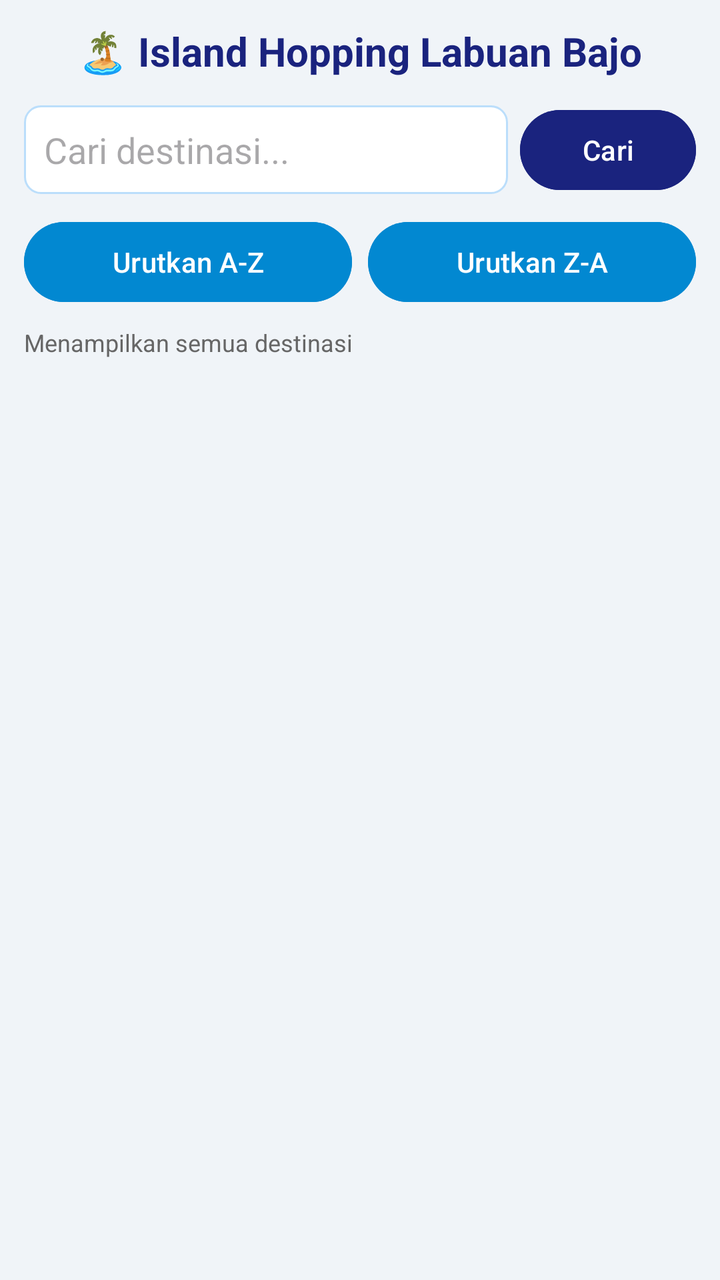
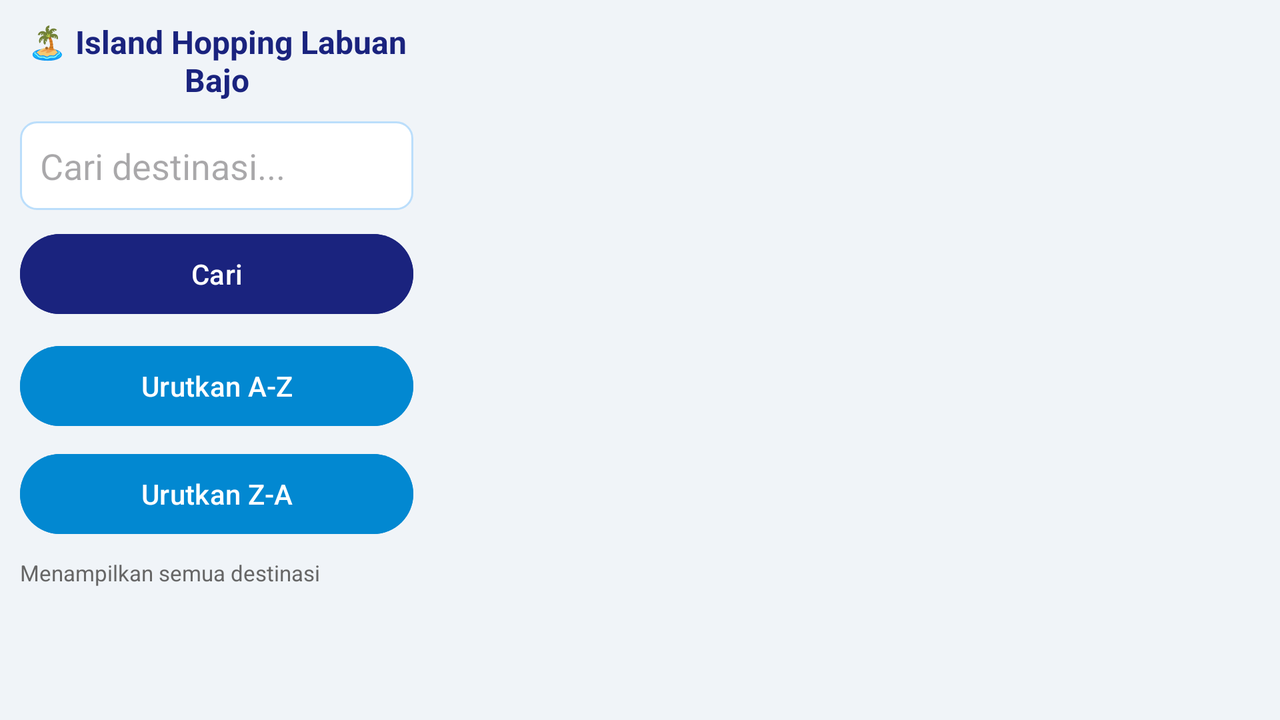

An Android layout and its configuration variant, each rendered on a device that would load it. The default file and the variant file are quoted in full after the pictures.
<!-- AndroidManifest.xml: application theme Theme.UAS_PEMROGAMANSELULER_42430024 -->
<!-- res/layout/activity_main.xml -->
<?xml version="1.0" encoding="utf-8"?>
<LinearLayout xmlns:android="http://schemas.android.com/apk/res/android"
    android:layout_width="match_parent"
    android:layout_height="match_parent"
    android:orientation="vertical"
    android:padding="12dp"
    android:background="#F0F4F8">

    <TextView
        android:layout_width="match_parent"
        android:layout_height="wrap_content"
        android:text="🏝️ Island Hopping Labuan Bajo"
        android:textSize="20sp"
        android:textStyle="bold"
        android:textColor="#1A237E"
        android:gravity="center"
        android:paddingBottom="12dp"/>

    <LinearLayout
        android:layout_width="match_parent"
        android:layout_height="wrap_content"
        android:orientation="horizontal"
        android:gravity="center_vertical"
        android:layout_marginBottom="8dp">

        <EditText
            android:id="@+id/etSearch"
            android:layout_width="0dp"
            android:layout_height="wrap_content"
            android:layout_weight="1"
            android:hint="Cari destinasi..."
            android:inputType="text"
            android:background="@drawable/bg_edittext"
            android:padding="10dp"/>

        <Button
            android:id="@+id/btnSearch"
            android:layout_width="wrap_content"
            android:layout_height="wrap_content"
            android:text="Cari"
            android:layout_marginStart="6dp"
            android:backgroundTint="#1A237E"/>
    </LinearLayout>

    <LinearLayout
        android:layout_width="match_parent"
        android:layout_height="wrap_content"
        android:orientation="horizontal"
        android:layout_marginBottom="8dp">

        <Button
            android:id="@+id/btnSortAZ"
            android:layout_width="0dp"
            android:layout_height="wrap_content"
            android:layout_weight="1"
            android:text="Urutkan A-Z"
            android:layout_marginEnd="4dp"
            android:backgroundTint="#0288D1"/>

        <Button
            android:id="@+id/btnSortZA"
            android:layout_width="0dp"
            android:layout_height="wrap_content"
            android:layout_weight="1"
            android:text="Urutkan Z-A"
            android:layout_marginStart="4dp"
            android:backgroundTint="#0288D1"/>
    </LinearLayout>

    <TextView
        android:id="@+id/tvStatus"
        android:layout_width="match_parent"
        android:layout_height="wrap_content"
        android:text="Menampilkan semua destinasi"
        android:textSize="12sp"
        android:textColor="#666666"
        android:paddingBottom="4dp"/>

    <androidx.recyclerview.widget.RecyclerView
        android:id="@+id/rvDestinations"
        android:layout_width="match_parent"
        android:layout_height="0dp"
        android:layout_weight="1"/>

</LinearLayout>
<!-- resources referenced by this layout -->
<resources>
  <!-- drawable bg_edittext (drawable) -->
  <?xml version="1.0" encoding="utf-8"?>
  <shape xmlns:android="http://schemas.android.com/apk/res/android">
      <solid android:color="#FFFFFF"/>
      <corners android:radius="8dp"/>
      <stroke android:width="1dp" android:color="#BBDEFB"/>
  </shape>
  <style name="Theme.UAS_PEMROGAMANSELULER_42430024" parent="Base.Theme.UAS_PEMROGAMANSELULER_42430024" />
  <style name="Base.Theme.UAS_PEMROGAMANSELULER_42430024" parent="Theme.Material3.DayNight.NoActionBar">
          
          
      </style>
</resources>
<!-- res/layout-land/activity_main.xml (the repository's variant of the layout above) -->
<!-- drawn on the phone turned sideways -->
<?xml version="1.0" encoding="utf-8"?>
<LinearLayout xmlns:android="http://schemas.android.com/apk/res/android"
    android:layout_width="match_parent"
    android:layout_height="match_parent"
    android:orientation="horizontal"
    android:padding="10dp"
    android:background="#F0F4F8">

    <LinearLayout
        android:layout_width="0dp"
        android:layout_height="match_parent"
        android:layout_weight="1"
        android:orientation="vertical"
        android:paddingEnd="10dp">

        <TextView
            android:layout_width="match_parent"
            android:layout_height="wrap_content"
            android:text="🏝️ Island Hopping Labuan Bajo"
            android:textSize="16sp"
            android:textStyle="bold"
            android:textColor="#1A237E"
            android:gravity="center"
            android:paddingBottom="10dp"/>

        <EditText
            android:id="@+id/etSearch"
            android:layout_width="match_parent"
            android:layout_height="wrap_content"
            android:hint="Cari destinasi..."
            android:inputType="text"
            android:background="@drawable/bg_edittext"
            android:padding="10dp"
            android:layout_marginBottom="8dp"/>

        <Button
            android:id="@+id/btnSearch"
            android:layout_width="match_parent"
            android:layout_height="wrap_content"
            android:text="Cari"
            android:backgroundTint="#1A237E"
            android:layout_marginBottom="8dp"/>

        <Button
            android:id="@+id/btnSortAZ"
            android:layout_width="match_parent"
            android:layout_height="wrap_content"
            android:text="Urutkan A-Z"
            android:backgroundTint="#0288D1"
            android:layout_marginBottom="6dp"/>

        <Button
            android:id="@+id/btnSortZA"
            android:layout_width="match_parent"
            android:layout_height="wrap_content"
            android:text="Urutkan Z-A"
            android:backgroundTint="#0288D1"/>

        <TextView
            android:id="@+id/tvStatus"
            android:layout_width="match_parent"
            android:layout_height="wrap_content"
            android:text="Menampilkan semua destinasi"
            android:textSize="11sp"
            android:textColor="#666666"
            android:paddingTop="8dp"/>
    </LinearLayout>

    <androidx.recyclerview.widget.RecyclerView
        android:id="@+id/rvDestinations"
        android:layout_width="0dp"
        android:layout_height="match_parent"
        android:layout_weight="2"/>

</LinearLayout>
